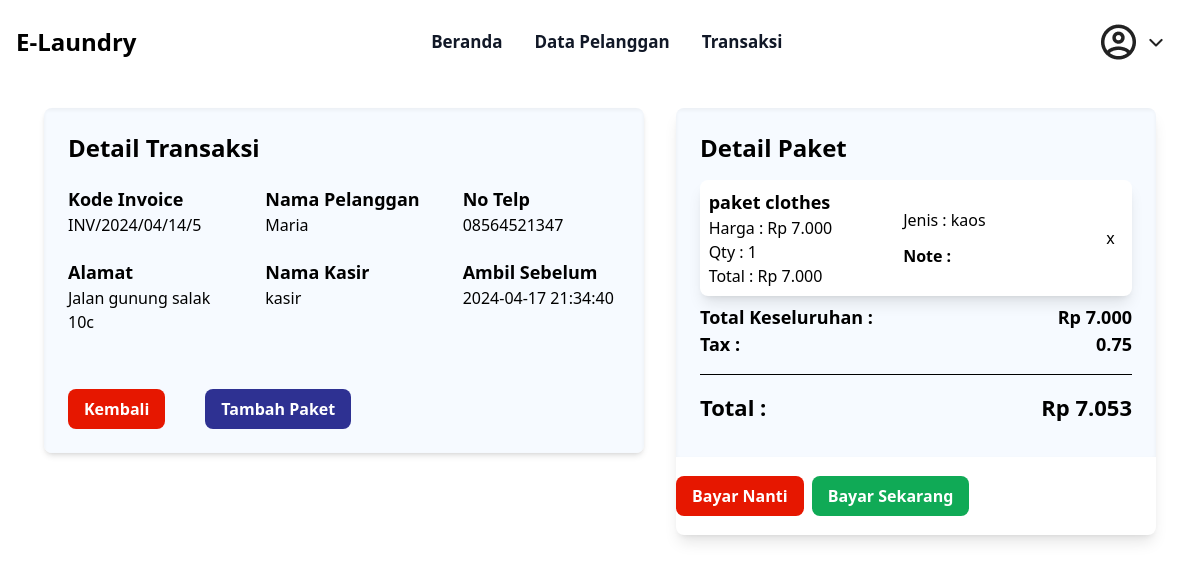
/kasir/detail_transaksi.php, run on the app's committed database.
### tables this page shows
CREATE TABLE `tb_transaksi` (
  `id_transaksi` int(11) NOT NULL,
  `id_outlet` int(11) NOT NULL,
  `kode_invoice` varchar(100) NOT NULL,
  `id_member` int(11) NOT NULL,
  `tgl` datetime NOT NULL,
  `batas_waktu` datetime NOT NULL,
  `tgl_bayar` datetime NOT NULL,
  `biaya_tambahan` int(11) NOT NULL,
  `diskon` double NOT NULL,
  `pajak` double NOT NULL,
  `status` enum('baru','proses','selesai','diambil') NOT NULL,
  `dibayar` enum('dibayar','belum_dibayar') NOT NULL,
  `id_user` int(11) NOT NULL
);

CREATE TABLE `tb_member` (
  `id_member` int(11) NOT NULL,
  `nama` varchar(100) NOT NULL,
  `alamat` text NOT NULL,
  `jenis_kelamin` enum('L','P','') NOT NULL,
  `tlp` varchar(15) NOT NULL
);

CREATE TABLE `tb_user` (
  `id_user` int(11) NOT NULL,
  `nama` varchar(100) NOT NULL,
  `username` varchar(30) NOT NULL,
  `password` text NOT NULL,
  `id_outlet` int(11) NOT NULL,
  `role` enum('admin','kasir','owner','') NOT NULL
);

CREATE TABLE `tb_detail_transaksi` (
  `id_detail_transaksi` int(11) NOT NULL,
  `id_transaksi` int(11) NOT NULL,
  `id_paket` int(11) NOT NULL,
  `qty` double NOT NULL,
  `keterangan` text NOT NULL,
  `harga_paket` int(11) NOT NULL,
  `total_harga` double NOT NULL
);

CREATE TABLE `tb_paket` (
  `id_paket` int(11) NOT NULL,
  `id_outlet` int(11) NOT NULL,
  `jenis` enum('kiloan','selimut','bed_cover','kaos','lain') NOT NULL,
  `nama_paket` varchar(100) NOT NULL,
  `harga` int(11) NOT NULL
);

### kasir/detail_transaksi.php (the view, shortened to what this page needs)
<?php
    require "../layout/navbar_kasir.php";
?>
<?= template_header('Home') ?>
<div class="flex justify-center  mt-[2%]">
    <div class="bg-white rounded-lg overflow-hidden shadow-md h-fit w-[50%]">
        <div class="bg-[#F6FAFF] shadow-inner p-6">
            <h2 class="text-2xl font-bold mb-4">Detail Transaksi</h2>
            <div class="flex flex-row mt-[4%] space-x-10">
    <?php
    @$id_transaksi = $_GET['id_transaksi'];
    if (!$id_transaksi) {
        $queryTransaksi = "SELECT * FROM tb_transaksi ORDER BY id_transaksi DESC LIMIT 1";
    } else {
        $queryTransaksi = "SELECT * FROM tb_transaksi WHERE id_transaksi = '$id_transaksi'";
    }
    $hasilTransaksi = mysqli_query($koneksi, $queryTransaksi);
    $rowTransaksi = mysqli_fetch_array($hasilTransaksi);
    $id_member = $rowTransaksi['id_member'];
    $queryMember = "SELECT nama,alamat,tlp FROM tb_member WHERE id_member = '$id_member'";
    $hasilMember = mysqli_query($koneksi, $queryMember);
    $rowMember = mysqli_fetch_array($hasilMember);
    $id_user = $rowTransaksi['id_user'];
    $queryUser = "SELECT * FROM tb_user WHERE id_user = '$id_user'";
    $hasilUser = mysqli_query($koneksi, $queryUser);
    $rowUser = mysqli_fetch_array($hasilUser);
    ?>
    <div class="w-1/3">
                    <p class="text-gray-700">
                        <p class="font-semibold text-[18px]">Kode Invoice</p>
                        <p><?= $rowTransaksi['kode_invoice'] ?></p>
                    </p>
                </div>
    <div class="w-1/3">
                    <p class="text-gray-700">
                        <p class="font-semibold text-[18px]">Nama Pelanggan</p>
                        <p><?= $rowMember['nama'] ?></p>
                    </p>
                </div>
    <div class="w-1/3">
                    <p class="text-gray-700">
                        <p class="font-semibold text-[18px]">No Telp</p>
                        <p><?= $rowMember['tlp'] ?></p>
                    </p>
                </div>
                </div>
    <div class="flex flex-row mt-[4%] space-x-10">
                <div class="w-1/3">
                    <p class="text-gray-700">
                        <p class="font-semibold text-[18px]">Alamat</p>
                        <p><?= $rowMember['alamat'] ?></p>
                    </p>
                </div>
    <div class="w-1/3">
                    <p class="text-gray-700">
                        <p class="font-semibold text-[18px]">Nama Kasir</p>
                        <p><?= $rowUser['nama'] ?></p>
                    </p>
                </div>
    <div class="w-1/3">
                    <p class="text-gray-700">
                        <p class="font-semibold text-[18px]">Ambil Sebelum</p>
                        <p><?= $rowTransaksi['batas_waktu'] ?></p>
                    </p>
                </div>
            </div>
            <div class="flex flex-row mt-[10%] space-x-10">
                <div class="flex flex-col items-center">
                    <div class="flex justify-between w-full space-x-10">
                     <a href="transaksi.php">
                     <button class="bg-[#E61700] hover:bg-red-700 text-white font-bold py-2 px-4 rounded-lg">
                        Kembali
                      </button>
                     </a>
                      <button data-modal-target="paket-modal" data-modal-toggle="paket-modal" class="bg-[#2E3192] hover:bg-blue-950 text-white font-bold py-2 px-4 rounded-lg">
                        Tambah Paket
                      </button>
                    </div>
                  </div>
            </div>
        </div>
    </div>
        <div class="ml-8 bg-white rounded-lg overflow-hidden shadow-lg w-[40%] mb-[5%]">
        <div class="bg-[#F6FAFF] shadow-inner p-6">
            <h2 class="text-2xl font-bold mb-4">Detail Paket</h2>
        <?php
        function rupiah($angka)
        {
            $hasil_rupiah = "Rp " . number_format($angka, 0, ',', '.');
            return $hasil_rupiah;
        }
        $id_transaksi = $rowTransaksi['id_transaksi'];
        $queryDetailProduct = "SELECT * FROM tb_detail_transaksi WHERE id_transaksi = '$id_transaksi'";
        $dataDetailProduct = mysqli_query($koneksi, $queryDetailProduct);
        @$totalHarga += $rowTransaksi['biaya_tambahan'];
        while ($rowDetailProduct = mysqli_fetch_array($dataDetailProduct)) {
            $id_paket = $rowDetailProduct['id_paket'];
            $queryProduct = "SELECT * FROM tb_paket WHERE id_paket = '$id_paket'";
            $dataProduct = mysqli_query($koneksi, $queryProduct);
            $hasilProduct = mysqli_fetch_array($dataProduct);
            @$totalHargaPerItem = $rowDetailProduct['qty'] * $hasilProduct['harga'];
            @$totalHarga += $totalHargaPerItem;
            $total = @$totalHarga;
            $pajak = $total * $rowTransaksi['pajak'];
            $total += $pajak;
        ?>
            <div class="bg-white flex flex-row rounded-lg justify-between items-center mb-2 shadow-lg">
                <div class="flex flex-col w-2/4 mx-[2%] my-[2%] ">
                    <div class="font-semibold text-[18px]"><?= @$hasilProduct['nama_paket'] ?></div>
                    <div>Harga : <?= rupiah(@$hasilProduct['harga']) ?></div>
                    <div>Qty : <?= @$rowDetailProduct['qty'] ?></div>
                    <div>Total : <?= rupiah(@$totalHargaPerItem) ?></div>
                </div>
                <div class="flex flex-col mx-10 w-2/4 space-y-3">
                <div>Jenis : <?= @$hasilProduct['jenis'] ?></div>
                <div class="text-[#08CB0F] font-semibold">
                    <span class="text-black">Note :</span> <?= @$rowDetailProduct['keterangan'] ?>
                </div>
              </div>
              <div class="mx-[4%]">
              <a href="../delete/delete_detail_transaksi.php?id_detail_transaksi=<?= @$rowDetailProduct['id_detail_transaksi'] ?>&id_transaksi=<?= $id_transaksi ?>">x</a>
                </div>
            </div>
        <?php
        }
        ?>
        <div class="font-semibold text-[18px] flex justify-between">
                    <span>Total Keseluruhan :</span>
                    <span ><?= rupiah(@$totalHarga) ?> </span>
                </div>
        <div class="font-semibold text-[18px] flex justify-between">
                    <span>Tax :</span>
                    <span ><?= $rowTransaksi['pajak'] * 100 ?> </span>
        </div>
        <div class="border-b border-black my-4"></div>
                <div class="font-bold text-[22px] my-[2%] flex justify-between">
                    <span>Total :</span>
                    <span ><?= rupiah(round(@$total));?> </span>
                </div>
            </div>
<div class="flex flex-row space-x-2 my-[4%]">
                <a href="transaksi.php">
                <button class="bg-[#E61700] hover:bg-red-900 text-white font-bold py-2 px-4 rounded-lg">
                    Bayar Nanti
                </button>
                </a>
                <button data-modal-target="bayar-modal" data-modal-toggle="bayar-modal" class="bg-[#10AA56] hover:bg-green-900 text-white font-bold py-2 px-4 rounded-lg">
                    Bayar Sekarang
                </button>
            </div>
         </div>
    </div>
<?= template_footer() ?>

### data on the page
tb_transaksi: kode_invoice "INV/2024/04/14/5", batas_waktu "2024-04-17 21:34:40", $rowTransaksi['pajak']*100 "0.75"
tb_member: nama "Maria", tlp "08564521347", alamat "Jalan gunung salak 10c"
tb_user: nama "kasir"
tb_detail_transaksi: id_paket.nama_paket "paket clothes", id_paket.harga "Rp 7.000", qty "1", qty.harga "Rp 7.000", id_paket.jenis "kaos"

### other printed values
rupiah(@$totalHarga) "Rp 7.000"
rupiah(round(@$total)) "Rp 7.053"
